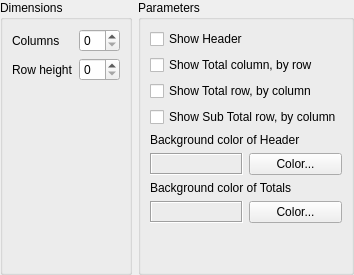
     <widget class="QWidget" name="page_6">
      <layout class="QGridLayout" name="gridLayout_2">
       <property name="leftMargin">
        <number>0</number>
       </property>
       <property name="topMargin">
        <number>0</number>
       </property>
       <property name="rightMargin">
        <number>0</number>
       </property>
       <property name="bottomMargin">
        <number>0</number>
       </property>
       <item row="0" column="0">
        <widget class="QGroupBox" name="groupBox_2">
         <property name="title">
          <string>Dimensions</string>
         </property>
         <layout class="QFormLayout" name="formLayout">
          <item row="0" column="0">
           <widget class="QLabel" name="label_9">
            <property name="text">
             <string>Columns</string>
            </property>
           </widget>
          </item>
          <item row="0" column="1">
           <widget class="QSpinBox" name="spnColCount"/>
          </item>
          <item row="1" column="0">
           <widget class="QLabel" name="label_11">
            <property name="text">
             <string>Row height</string>
            </property>
           </widget>
          </item>
          <item row="1" column="1">
           <widget class="QSpinBox" name="spnRowHeight"/>
          </item>
         </layout>
        </widget>
       </item>
       <item row="0" column="1">
        <widget class="QGroupBox" name="groupBox_3">
         <property name="title">
          <string>Parameters</string>
         </property>
         <layout class="QVBoxLayout" name="verticalLayout_16">
          <item>
           <widget class="QCheckBox" name="chckHeader">
            <property name="text">
             <string>Show Header</string>
            </property>
           </widget>
          </item>
          <item>
           <widget class="QCheckBox" name="chkRowTotal">
            <property name="text">
             <string>Show Total column, by row</string>
            </property>
           </widget>
          </item>
          <item>
           <widget class="QCheckBox" name="chkColTotal">
            <property name="text">
             <string>Show Total row, by column</string>
            </property>
           </widget>
          </item>
          <item>
           <widget class="QCheckBox" name="chkColSubTotal">
            <property name="text">
             <string>Show Sub Total row, by column</string>
            </property>
           </widget>
          </item>
          <item>
           <widget class="QLabel" name="label_7">
            <property name="text">
             <string>Background color of Header</string>
            </property>
           </widget>
          </item>
          <item>
           <layout class="QHBoxLayout" name="horizontalLayout_12">
            <item>
             <widget class="QLabel" name="lblColorHeader">
              <property name="frameShape">
               <enum>QFrame::Box</enum>
              </property>
              <property name="frameShadow">
               <enum>QFrame::Sunken</enum>
              </property>
              <property name="text">
               <string/>
              </property>
             </widget>
            </item>
            <item>
             <widget class="QPushButton" name="btnColorHeader">
              <property name="text">
               <string>Color...</string>
              </property>
             </widget>
            </item>
           </layout>
          </item>
          <item>
           <widget class="QLabel" name="label_10">
            <property name="text">
             <string>Background color of Totals</string>
            </property>
           </widget>
          </item>
          <item>
           <layout class="QHBoxLayout" name="horizontalLayout_11">
            <item>
             <widget class="QLabel" name="lblColorTotal">
              <property name="frameShape">
               <enum>QFrame::Box</enum>
              </property>
              <property name="frameShadow">
               <enum>QFrame::Sunken</enum>
              </property>
              <property name="text">
               <string/>
              </property>
             </widget>
            </item>
            <item>
             <widget class="QPushButton" name="btnColorTotal">
              <property name="text">
               <string>Color...</string>
              </property>
             </widget>
            </item>
           </layout>
          </item>
          <item>
           <spacer name="verticalSpacer_4">
            <property name="orientation">
             <enum>Qt::Vertical</enum>
            </property>
            <property name="sizeHint" stdset="0">
             <size>
              <width>20</width>
              <height>40</height>
             </size>
            </property>
           </spacer>
          </item>
         </layout>
        </widget>
       </item>
      </layout>
     </widget>
